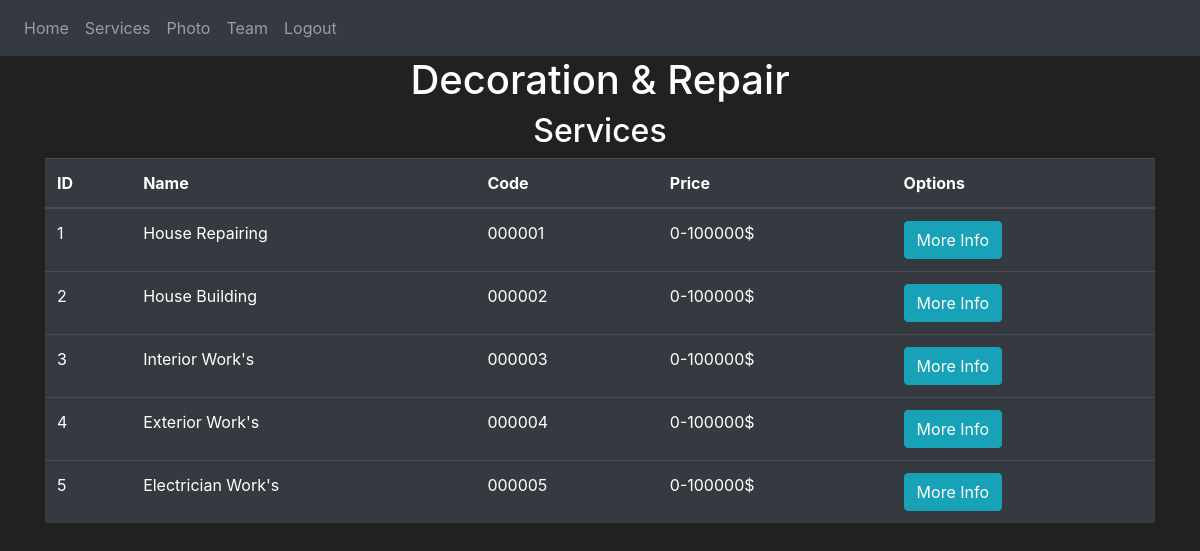
Page /services (signed in) on the committed database.
### website/models.py (models this page shows, shortened)
class Services(db.Model):
    id = db.Column(db.Integer(), primary_key=True)
    name = db.Column(db.String(length=30), nullable=False, unique=True)
    price = db.Column(db.Integer(), nullable=False)
    code = db.Column(db.String(length=12), nullable=False, unique=True)
    description = db.Column(db.String(length=1024), nullable=False, unique=True)

### website/views.py (the view)
@views.route('/services', methods=['GET', 'POST'])
@login_required
def services():
    services = Services.query.all()
    return render_template("services.html", services=services, user=current_user)

### website/__init__.py (called while the page is built)
def create_app():
    app = Flask(__name__)
    app.config['SECRET_KEY'] = 'hjshjhdjah kjshkjdhjs'
    app.config['SQLALCHEMY_DATABASE_URI'] = f'sqlite:///{DB_NAME}'
    db.init_app(app)
    from .views import views
    from .auth import auth
    app.register_blueprint(views, url_prefix='/')
    app.register_blueprint(auth, url_prefix='/')
    from .models import User
    with app.app_context():
        db.create_all()
    login_manager = LoginManager()
    login_manager.login_view = 'auth.login'
    login_manager.init_app(app)
    @login_manager.user_loader
    def load_user(id):
        return User.query.get(int(id))
    return app

### website/templates/services.html (shortened to what this page needs)
{% extends "base.html" %} {% block title %}Services{% endblock %} {% block content %}
<h1 align="center">Decoration & Repair</h1>
<h2 align="center">Services</h2>
<table class="table table-hover table-dark">
    <thead>
    <tr>
        <th scope="col">ID</th>
        <th scope="col">Name</th>
        <th scope="col">Code</th>
        <th scope="col">Price</th>
        <th scope="col">Options</th>
    </tr>
    </thead>
    <tbody>
    {% for item in services %}
    <tr>
        <td>{{ item.id }}</td>
        <td>{{ item.name }}</td>
        <td>{{ item.code }}</td>
        <td>{{ item.price }}$</td>
        <td>
            <button class="btn btn-outline btn-info" data-toggle="modal" data-target="#Modal-MoreInfo-{{ item.id }}">More Info</button>
        </td>
    </tr>
    {% endfor %}
    </tbody>
</table>
{% endblock %}

### website/static/styles/style.css (style rules this page uses)
body { background-color: #212121; color: white }

### rows in the picture
Services: id "1", name "House Repairing", code "000001", price "0-100000"
Services: id "2", name "House Building", code "000002", price "0-100000"
Services: id "3", name "Interior Work's", code "000003", price "0-100000"
Services: id "4", name "Exterior Work's", code "000004", price "0-100000"
Services: id "5", name "Electrician Work's", code "000005", price "0-100000"
